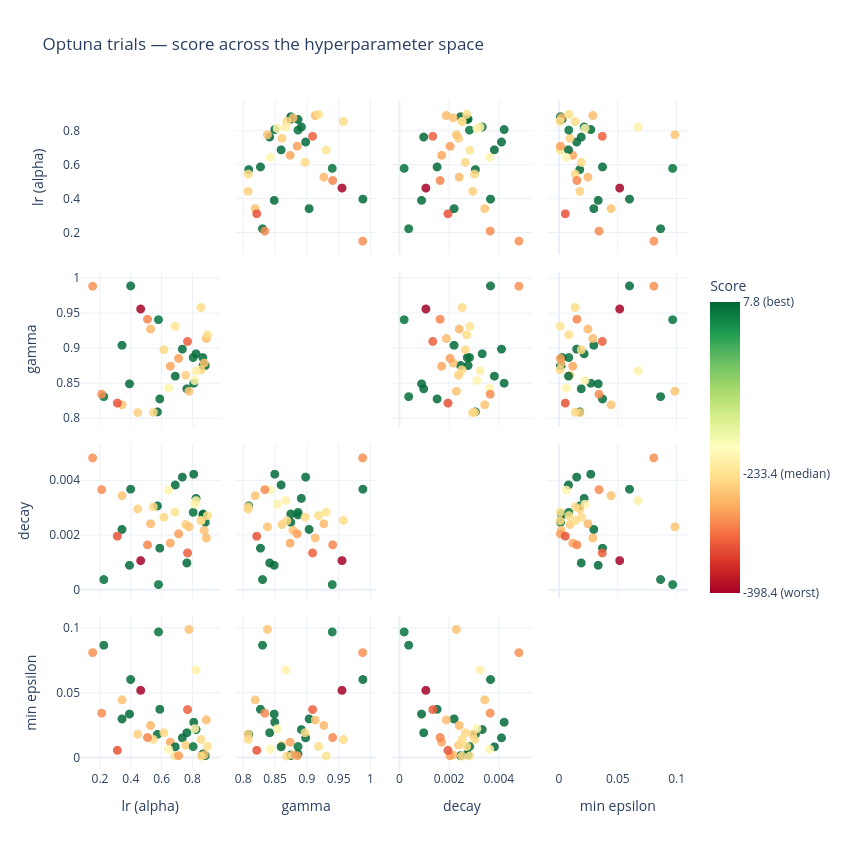

The notebook cell saved with this chart:
### Code cell
# All Optuna trials coloured by score
trials_df = study.trials_dataframe()
trials_df = trials_df.rename(columns={
    "params_learning_rate": "learning_rate",
    "params_gamma"        : "gamma",
    "params_decay_rate"   : "decay_rate",
    "params_min_epsilon"  : "min_epsilon",
    "value"               : "score",
})

fig_opt = px.scatter_matrix(
    trials_df.dropna(subset=["score"]),
    dimensions=["learning_rate", "gamma", "decay_rate", "min_epsilon"],
    color="score",
    color_continuous_scale="RdYlGn",
    title="Optuna trials — score across the hyperparameter space",
    labels={
        "learning_rate": "lr (alpha)",
        "gamma": "gamma",
        "decay_rate": "decay",
        "min_epsilon": "min epsilon",
    },
    width=850, height=850,
)
fig_opt.update_traces(marker=dict(size=9, opacity=0.85), diagonal_visible=False)
fig_opt.update_layout(
    template="plotly_white",
    coloraxis_colorbar=dict(
        title="Score",
        tickvals=[trials_df.score.min(), trials_df.score.median(), trials_df.score.max()],
        ticktext=[
            f"{trials_df.score.min():.1f} (worst)",
            f"{trials_df.score.median():.1f} (median)",
            f"{trials_df.score.max():.1f} (best)",
        ],
        len=0.5,
    )
)
fig_opt.show()

### Figure 1 — Plotly figure (JSON) as saved in the notebook; plotly's stock layout.template omitted (floating-point values rounded to 4 significant figures)
{"data": [{"diagonal": {"visible": false}, "dimensions": [{"axis": {"matches": true}, "label": "lr (alpha)", "values": [0.3996, 0.2248, 0.5809, 0.766, 0.3434, 0.5895, 0.4649, 0.5739, 0.152, 0.3437, 0.8698, 0.8717, 0.8859, 0.879, 0.7365, 0.7583, 0.893, 0.6884, 0.8102, 0.6582, 0.8253, 0.8585, 0.8069, 0.8995, 0.6905, 0.8167, 0.7119, 0.7702, 0.8575, 0.6463, 0.8251, 0.4455, 0.5476, 0.5295, 0.211, 0.6163, 0.3132, 0.7796, 0.5095, 0.3922]}, {"axis": {"matches": true}, "label": "gamma", "values": [0.9892, 0.831, 0.9409, 0.8423, 0.9044, 0.8278, 0.9563, 0.8092, 0.9888, 0.8194, 0.8868, 0.8756, 0.8755, 0.879, 0.8989, 0.8617, 0.9141, 0.9315, 0.8502, 0.8745, 0.8922, 0.8694, 0.8869, 0.9193, 0.8603, 0.8541, 0.8857, 0.9099, 0.9584, 0.8433, 0.8679, 0.8083, 0.8086, 0.9276, 0.8346, 0.8981, 0.8219, 0.8387, 0.9415, 0.8494]}, {"axis": {"matches": true}, "label": "decay", "values": [0.003687, 0.0003846, 0.0002009, 0.0009909, 0.002217, 0.001532, 0.001078, 0.003077, 0.004832, 0.003453, 0.002748, 0.002782, 0.00248, 0.002182, 0.00413, 0.002397, 0.001905, 0.002851, 0.004236, 0.001717, 0.003352, 0.002535, 0.00284, 0.002724, 0.003842, 0.003139, 0.002055, 0.001358, 0.002543, 0.003655, 0.00327, 0.002967, 0.003042, 0.002424, 0.003673, 0.002666, 0.00197, 0.00231, 0.001652, 0.0009053]}, {"axis": {"matches": true}, "label": "min epsilon", "values": [0.06027, 0.08675, 0.09702, 0.01916, 0.02983, 0.03727, 0.05191, 0.01788, 0.08103, 0.04458, 0.002778, 0.002057, 0.001478, 0.002056, 0.01524, 0.009551, 0.02905, 0.001238, 0.02726, 0.01193, 0.02161, 0.001147, 0.008507, 0.008551, 0.008277, 0.02233, 0.001458, 0.03707, 0.01397, 0.006445, 0.06766, 0.01796, 0.01403, 0.02481, 0.03429, 0.01918, 0.005572, 0.09896, 0.01547, 0.03359]}], "hovertemplate": "%{xaxis.title.text}=%{x}<br>%{yaxis.title.text}=%{y}<br>score=%{marker.color}<extra></extra>", "legendgroup": "", "marker": {"color": [4.676, 3.065, -0.455, 6.774, 6.472, 6.115, -398.4, 6.823, -295.1, -259.8, 7.713, 7.685, 7.803, -260.9, 7.104, -250.0, -265.4, -229.0, 6.29, -281.6, 6.8, -241.6, -0.852, -237.7, 7.39, -211.2, -286.8, -327.2, -238.4, -209.6, -214.8, -248.0, -241.0, -267.7, -298.5, -241.5, -335.5, -258.7, -302.4, 6.441], "coloraxis": "coloraxis", "opacity": 0.85, "size": 9, "symbol": "circle"}, "name": "", "showlegend": false, "type": "splom"}], "layout": {"coloraxis": {"colorbar": {"len": 0.5, "ticktext": ["-398.4 (worst)", "-233.4 (median)", "7.8 (best)"], "tickvals": [-398.4, -233.4, 7.803], "title": {"text": "Score"}}, "colorscale": [[0, "rgb(165,0,38)"], [0.1, "rgb(215,48,39)"], [0.2, "rgb(244,109,67)"], [0.3, "rgb(253,174,97)"], [0.4, "rgb(254,224,139)"], [0.5, "rgb(255,255,191)"], [0.6, "rgb(217,239,139)"], [0.7, "rgb(166,217,106)"], [0.8, "rgb(102,189,99)"], [0.9, "rgb(26,152,80)"], [1, "rgb(0,104,55)"]]}, "dragmode": "select", "height": 850, "legend": {"tracegroupgap": 0}, "title": {"text": "Optuna trials — score across the hyperparameter space"}, "width": 850}}
